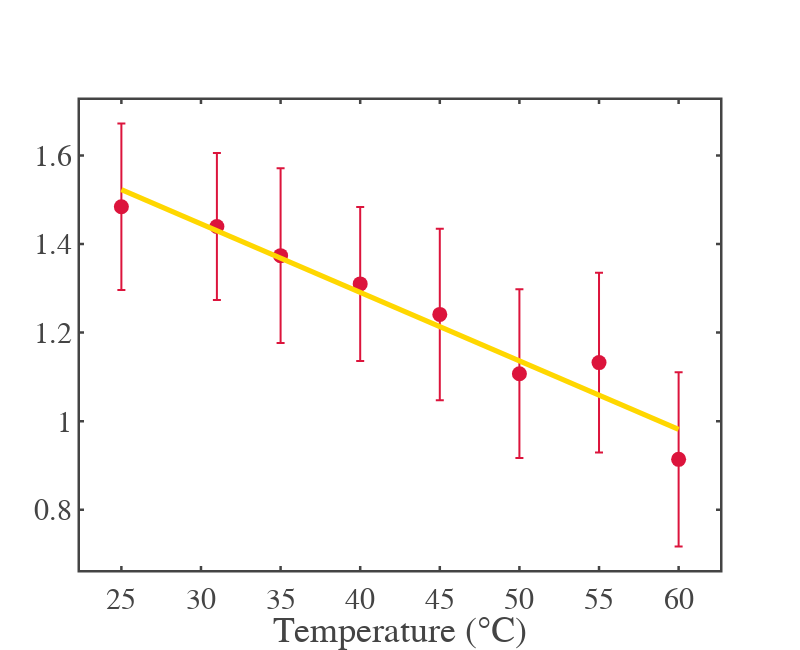
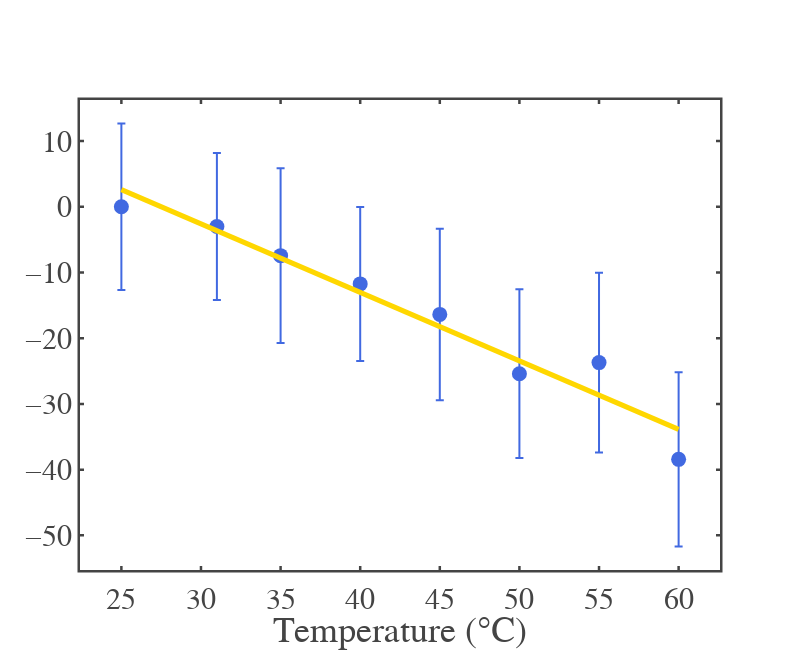

Write notebook code for charts like these, in order.
### Code cell
import numpy as np
import pandas as pd
import os
import re
import plotly.graph_objects as go
import plotly.io as pio

# ============================================================
# --- Figure Template (kept identical to your style) ---
# ============================================================
fig_template = go.layout.Template()
fig_template.layout = {
    'template': 'simple_white+presentation',
    'autosize': False,
    'width': 800,
    'height': 600,
    'xaxis': {'ticks':'inside','mirror':'ticks','linewidth':2.5,'tickwidth':2.5,'ticklen':4,'showline':True,'showgrid':False,'zerolinecolor':'white'},
    'yaxis': {'ticks':'inside','mirror':'ticks','linewidth':2.5,'tickwidth':2.5,'ticklen':4,'showline':True,'showgrid':False,'zerolinecolor':'white'},
    'font': {'family':'mathjax','size':30}
}

# ============================================================
# --- Parameters: temperature folder & patterns ---
# ============================================================
folder_path = r"C:\Users\Atanu\OneDrive\Desktop\research_work\paper\NaBiF4_PL_analysis\datas\2nd Oct NaBiF4\temperature sensing"
temp_pattern = re.compile(r"(\d+)degree")   # e.g. 25degree

output_fig_folder = r"C:\Users\Atanu\OneDrive\Desktop\research_work\paper\NaBiF4_PL_analysis\figures in paper"
os.makedirs(output_fig_folder, exist_ok=True)

# Time windows (ms) — same as your protocol
groups = [(21, 24), (46, 49), (71, 74), (96, 99)]

# Integration time for sensitivity
tau = 0.300  # seconds (300 ms)

# ============================================================
# --- Helper functions (matching your pipeline) ---
# ============================================================
def extract_mean_std(file_path):
    """
    Load a two-column text file (header present) and compute
    S = 100*(mean1 - mean2)/mean1 and propagated std in percent.
    Assumes first column = Time (ps), second column = Counts per bin.
    """
    arr = np.loadtxt(file_path, skiprows=1)
    # keep behavior identical to your previous code:
    time_ms = arr[:, 0] / 1e9
    intensity = arr[:, 1]

    regions = []
    for (t1, t2) in groups:
        mask = (time_ms >= t1) & (time_ms <= t2)
        vals = intensity[mask]
        if len(vals) == 0:
            vals = np.array([np.nan])
        regions.append(vals)

    g1 = np.concatenate([regions[0], regions[2]])
    g2 = np.concatenate([regions[1], regions[3]])

    mean1, std1 = np.nanmean(g1), np.nanstd(g1)
    mean2, std2 = np.nanmean(g2), np.nanstd(g2)

    if np.isfinite(mean1) and mean1 > 0:
        signal = 100.0 * (mean1 - mean2) / mean1
        ds_dm1 = 100.0 * (mean2 / (mean1 ** 2))
        ds_dm2 = -100.0 / mean1
        signal_std = np.sqrt((ds_dm1 * std1) ** 2 + (ds_dm2 * std2) ** 2)
    else:
        signal, signal_std = np.nan, np.nan

    return signal, signal_std

def linear_fit_with_uncertainty(x, y, weights=None):
    """
    Weighted linear fit via numpy.polyfit(..., cov=True).
    Returns slope m, intercept c and their uncertainties sm, sc.
    If not enough points returns nans.
    """
    mask = np.isfinite(x) & np.isfinite(y)
    x_valid, y_valid = np.array(x)[mask], np.array(y)[mask]
    if len(x_valid) < 2:
        return np.nan, np.nan, np.nan, np.nan
    if weights is not None:
        w_valid = np.array(weights)[mask]
        p, cov = np.polyfit(x_valid, y_valid, 1, w=w_valid, cov=True)
    else:
        p, cov = np.polyfit(x_valid, y_valid, 1, cov=True)
    m, c = p[0], p[1]
    sm = np.sqrt(cov[0, 0]) if cov is not None else np.nan
    sc = np.sqrt(cov[1, 1]) if cov is not None else np.nan
    return m, c, sm, sc

# ============================================================
# --- Loop through folder, compute S and uncertainties ---
# ============================================================
temps = []
S_vals = []
S_stds = []
file_list = []

for fname in os.listdir(folder_path):
    if not fname.lower().endswith(".txt"):
        continue
    m = temp_pattern.search(fname)
    if not m:
        continue
    temp = float(m.group(1))
    fpath = os.path.join(folder_path, fname)
    try:
        S, S_std = extract_mean_std(fpath)
    except Exception as e:
        print(f"Skipping {fname} due to load/extract error: {e}")
        continue
    temps.append(temp)
    S_vals.append(S)
    S_stds.append(S_std)
    file_list.append(fname)

# Sort by temperature
if len(temps) == 0:
    raise RuntimeError("No temperature files found. Check folder_path and filename pattern.")

order = np.argsort(temps)
temps = np.array(temps)[order]
S_vals = np.array(S_vals)[order]
S_stds = np.array(S_stds)[order]
file_list = [file_list[i] for i in order]

# ============================================================
# --- Fractional change relative to lowest temperature ---
# ============================================================
S_ref = S_vals[0]
frac_change_percent = (S_vals - S_ref) / S_ref * 100.0
# propagate uncertainty (approx): d((S-Sref)/Sref)/dS = 1/Sref
frac_std = (S_stds / S_ref) * 100.0

# ============================================================
# --- Linear fit: S vs Temperature ---
# ============================================================
weights_S = None
if np.all(np.isfinite(S_stds)) and np.all(S_stds > 0):
    weights_S = 1.0 / S_stds

mS, cS, smS, scS = linear_fit_with_uncertainty(temps, S_vals, weights=weights_S)
t_fit = np.linspace(np.nanmin(temps), np.nanmax(temps), 200)
S_fit = mS * t_fit + cS

# Residual noise for S fit (in percent)
residuals_S = S_vals - (mS * temps + cS)
noise_S = np.nanstd(residuals_S)

if np.isfinite(mS) and abs(mS) > 0:
    sensitivity_S = (noise_S / abs(mS)) * np.sqrt(tau)
else:
    sensitivity_S = np.nan

# ============================================================
# --- Linear fit: fractional change (ΔS/S)_% vs Temperature ---
# ============================================================
weights_frac = None
if np.all(np.isfinite(frac_std)) and np.all(frac_std > 0):
    weights_frac = 1.0 / frac_std

mf, cf, smf, scf = linear_fit_with_uncertainty(temps, frac_change_percent, weights=weights_frac)
frac_fit = mf * t_fit + cf

# Residual noise for fractional fit (in percent)
residuals_frac = frac_change_percent - (mf * temps + cf)
noise_frac = np.nanstd(residuals_frac)

if np.isfinite(mf) and abs(mf) > 0:
    sensitivity_frac = (noise_frac / abs(mf)) * np.sqrt(tau)
else:
    sensitivity_frac = np.nan

# ============================================================
# --- Print results summary ---
# ============================================================
print("=== Temperature sensing summary ===")
print(f"Files processed: {len(temps)}")
print(f"Temperatures (°C): {temps.tolist()}")
print(f"S (percent): {np.round(S_vals,6).tolist()}")
print(f"S uncertainties (percent): {np.round(S_stds,6).tolist()}")
print()
print("=== S vs Temperature fit ===")
print(f"  slope mS = {mS:.6e} (% / °C) ± {smS:.6e}")
print(f"  intercept cS = {cS:.6e} (%) ± {scS:.6e}")
print(f"  residual noise (S) = {noise_S:.6e} %")
print(f"  Sensitivity from S-slope (°C/√Hz) for τ={tau*1000:.0f} ms: {sensitivity_S:.6e}")
print()
print("=== Fractional change (ΔS/S)_% vs Temperature fit ===")
print(f"  slope mf = {mf:.6e} (% / °C) ± {smf:.6e}")
print(f"  intercept cf = {cf:.6e} (%) ± {scf:.6e}")
print(f"  residual noise (frac) = {noise_frac:.6e} %")
print(f"  Sensitivity from fractional-slope (°C/√Hz) for τ={tau*1000:.0f} ms: {sensitivity_frac:.6e}")
print()

# ============================================================
# --- Save numeric results to CSV ---
# ============================================================
out_tab = pd.DataFrame({
    "filename": file_list,
    "Temperature_C": temps,
    "S_percent": S_vals,
    "S_std_percent": S_stds,
    "DeltaSbyS_percent": frac_change_percent,
    "DeltaSbyS_std_percent": frac_std
})
out_csv = os.path.join(folder_path, "temperature_analysis_S_and_frac_results.csv")
out_tab.to_csv(out_csv, index=False)
print("Saved results table:", out_csv)

# ============================================================
# --- Plots ---
# ============================================================
# S vs Temperature (with fit)
figS = go.Figure()
figS.add_trace(go.Scatter(
    x=temps,
    y=S_vals,
    error_y=dict(type='data', array=S_stds, visible=True),
    mode='markers',
    marker=dict(size=15, color='crimson'),
    name='S (%)',
    showlegend =False,
))
if np.isfinite(mS):
    figS.add_trace(go.Scatter(x=t_fit, y=S_fit, 
                              mode='lines', 
                              line=dict(color='gold', width=5),
                              name=f"S-fit: m={mS:.3e} %/°C",
    showlegend =False,))
figS.update_layout(template=fig_template, 
                   # title="S (%) vs Temperature",
                   xaxis_title="Temperature (°C)", 
                   # yaxis_title="(ΔS/S) (%)", 
                   width=800, height=650)
outS = os.path.join(output_fig_folder, "S_vs_Temp.png")
pio.write_image(figS, outS, scale=4)
figS.show()
print("Saved:", outS)

# Fractional change plot (with fit)
figF = go.Figure()
figF.add_trace(go.Scatter(
    x=temps,
    y=frac_change_percent,
    error_y=dict(type='data', array=frac_std, visible=True),
    mode='markers',
    marker=dict(size=15, color='royalblue'),
    name='(ΔS/S) (%)',
    showlegend =False,
))
if np.isfinite(mf):
    figF.add_trace(go.Scatter(x=t_fit, y=frac_fit, 
                              mode='lines', 
                              line=dict(color='gold', width=5),
                              name=f'Fit: m={mf:.3e} %/°C',
                            showlegend =False,))
figF.update_layout(template=fig_template, 
                   # title="Fractional change (ΔS/S) (%) vs Temperature",
                   xaxis_title="Temperature (°C)", 
                   # yaxis_title="(ΔS/S) (%)", 
                   width=800, height=650)
outF = os.path.join(output_fig_folder, "DeltaSbyS_vs_Temp.png")
pio.write_image(figF, outF, scale=4)
figF.show()
print("Saved:", outF)

# ============================================================
# --- End ---
# ============================================================

### Figure 1 — Plotly figure (JSON) as saved in the notebook; plotly's stock layout.template omitted (floating-point values rounded to 4 significant figures; data arrays with more than 128 entries replaced by an {"elided": "..."} marker saying what was removed)
{"data": [{"error_y": {"array": [0.188, 0.1661, 0.1972, 0.1739, 0.1936, 0.1906, 0.2031, 0.1968], "type": "data", "visible": true}, "marker": {"color": "crimson", "size": 15}, "mode": "markers", "name": "S (%)", "showlegend": false, "type": "scatter", "x": [25.0, 31.0, 35.0, 40.0, 45.0, 50.0, 55.0, 60.0], "y": [1.484, 1.439, 1.374, 1.31, 1.241, 1.107, 1.132, 0.9137]}, {"line": {"color": "gold", "width": 5}, "mode": "lines", "name": "S-fit: m=-1.547e-02 %/°C", "showlegend": false, "type": "scatter", "x": {"elided": "200 float values"}, "y": {"elided": "200 float values"}}], "layout": {"height": 650, "width": 800, "xaxis": {"autorange": true, "range": [22.4, 62.6], "title": {"text": "Temperature (°C)"}, "type": "linear"}, "yaxis": {"autorange": true, "range": [0.6638, 1.725], "type": "linear"}}}

### Figure 2 — Plotly figure (JSON) as saved in the notebook; plotly's stock layout.template omitted (floating-point values rounded to 4 significant figures; data arrays with more than 128 entries replaced by an {"elided": "..."} marker saying what was removed)
{"data": [{"error_y": {"array": [12.67, 11.19, 13.29, 11.72, 13.04, 12.84, 13.69, 13.26], "type": "data", "visible": true}, "marker": {"color": "royalblue", "size": 15}, "mode": "markers", "name": "(ΔS/S) (%)", "showlegend": false, "type": "scatter", "x": [25.0, 31.0, 35.0, 40.0, 45.0, 50.0, 55.0, 60.0], "y": [0.0, -3.005, -7.44, -11.74, -16.38, -25.4, -23.71, -38.43]}, {"line": {"color": "gold", "width": 5}, "mode": "lines", "name": "Fit: m=-1.042e+00 %/°C", "showlegend": false, "type": "scatter", "x": {"elided": "200 float values"}, "y": {"elided": "200 float values"}}], "layout": {"height": 650, "width": 800, "xaxis": {"autorange": true, "range": [22.4, 62.6], "title": {"text": "Temperature (°C)"}, "type": "linear"}, "yaxis": {"autorange": true, "range": [-55.27, 16.24], "type": "linear"}}}
